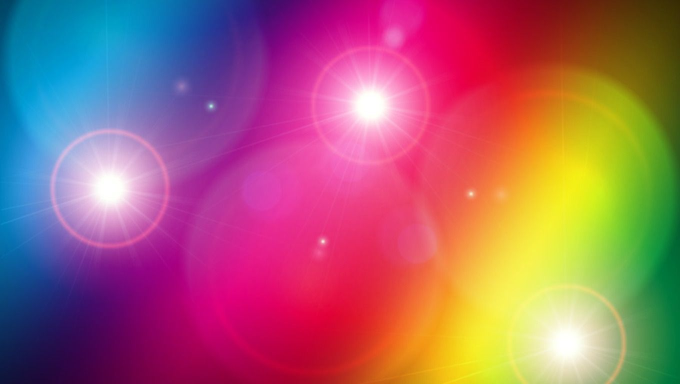
#> input picture assets/img1.jpg, 1360 x 768 px (shown at 1/2 size)
$ python lab6.task2.py
#> lines starting #> are read from the running program, lines starting #| are printed output that depends on the picture
from PIL import Image

# [19 lines of commented-out code are left out]
img = Image.open("assets/img1.jpg")
#> img is the input picture: PIL image 1360x768 RGB; mean R, G, B 163.8, 98.3, 111.7
box = (100, 100, 400, 400)
region = img.crop(box)
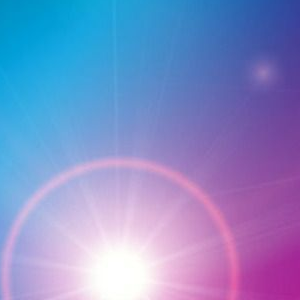
#> region: PIL image 300x300 RGB; mean R, G, B 130.9, 142.2, 200.6
region = region.transpose(Image.ROTATE_180)
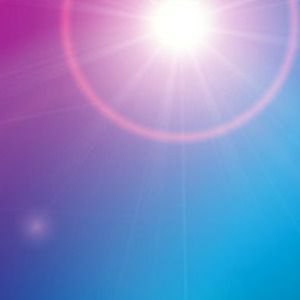
#> region: PIL image 300x300 RGB; mean R, G, B 130.9, 142.2, 200.6
img.paste(region, box)
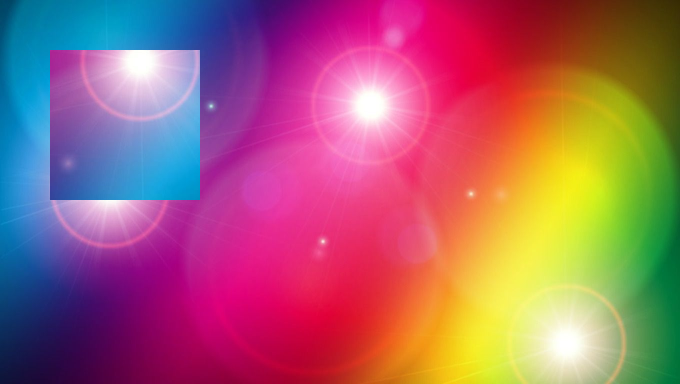
#> img: PIL image 1360x768 RGB (shown at 1/2 size); mean R, G, B 163.8, 98.3, 111.7
img.show()

$ run again, with assets/Rainbow (4).jpg copied over assets/img1.jpg
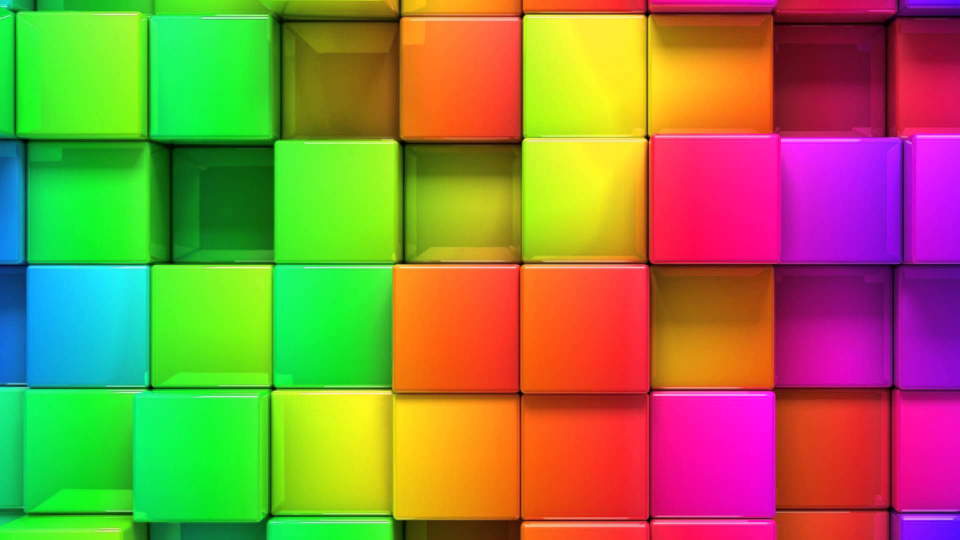
#> input picture assets/Rainbow (4).jpg, 1920 x 1080 px (shown at 1/2 size)
#> img is the input picture: PIL image 1920x1080 RGB; mean R, G, B 145, 130.2, 68.3
#> `region = region.transpose(Image.ROTATE_180)`:
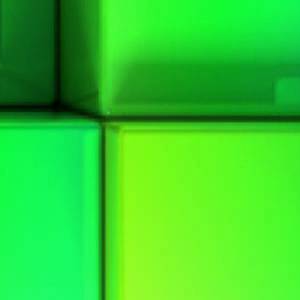
#> region: PIL image 300x300 RGB; mean R, G, B 52.4, 207.4, 44.4
#> `img.paste(region, box)`:
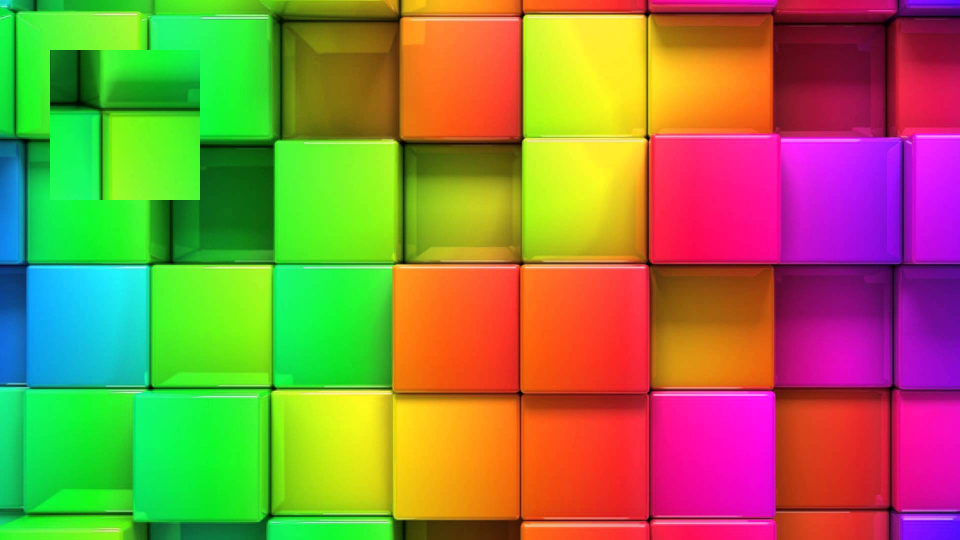
#> img: PIL image 1920x1080 RGB (shown at 1/2 size); mean R, G, B 145, 130.2, 68.3
